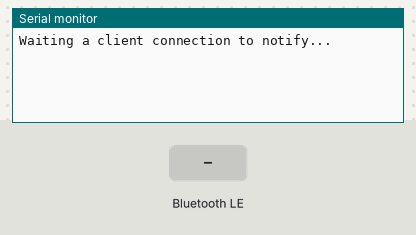
The sketch below on a simulated ESP32. Shown: the last lines printed to the serial monitor. Inputs (shaded band) come from the test bench. Nothing arrives over Bluetooth unless stated; a phone connects over Bluetooth LE 3 s after start.

Above: at 1.2 s.
1.3 s: Bluetooth LE write "1" received
At 2.0 s:
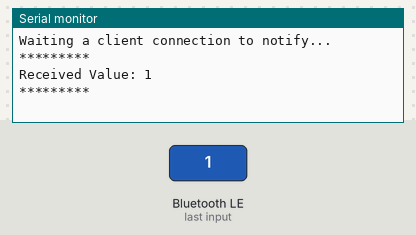
2.8 s: Bluetooth LE write "0" received
At 4.3 s:
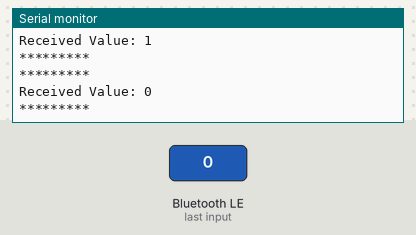

Measured:
- after the input at 1.3 s, the serial monitor: prints a new line after 0.05 s (image 1)
- after the input at 2.8 s, the serial monitor: prints a new line after 0.05 s (image 2)

The sketch:

BLE.ino
```cpp
//This code serves for the BLE communicational channel construction//
//At the current stage can only works for ELP modules//

#include <BLEDevice.h>
#include <BLEServer.h>
#include <BLEUtils.h>
#include <BLE2902.h>
#define RX0 12
#define TX0 13
int inByte=0;
BLEServer *pServer = NULL;
BLECharacteristic * pTxCharacteristic;
bool deviceConnected = false;
bool oldDeviceConnected = false;


#define SERVICE_UUID           "6E400001-B5A3-F393-E0A9-E50E24DCCA9E" // UART service UUID
#define CHARACTERISTIC_UUID_RX "6E400002-B5A3-F393-E0A9-E50E24DCCA9E"
#define CHARACTERISTIC_UUID_TX "6E400003-B5A3-F393-E0A9-E50E24DCCA9E"


class MyServerCallbacks: public BLEServerCallbacks {
    void onConnect(BLEServer* pServer) {
      deviceConnected = true;
    };

    void onDisconnect(BLEServer* pServer) {
      deviceConnected = false;
    }
};

class MyCallbacks: public BLECharacteristicCallbacks {
    void onWrite(BLECharacteristic *pCharacteristic) {
      std::string rxValue = pCharacteristic->getValue();

      if (rxValue.length() > 0) {
        Serial.println("*********");
        Serial.print("Received Value: ");
        for (int i = 0; i < rxValue.length(); i++)
          Serial.print(rxValue[i]);

        Serial.println();
        Serial.println("*********");
      }
    }
};


void setup() {
  Serial.begin(115200);
  Serial2.begin(115200, SERIAL_8N1, RX0, TX0);

  // Create the BLE Device
  BLEDevice::init("WISE PERfECT Innoshow");

  // Create the BLE Server
  pServer = BLEDevice::createServer();
  pServer->setCallbacks(new MyServerCallbacks());

  // Create the BLE Service
  BLEService *pService = pServer->createService(SERVICE_UUID);

  // Create a BLE Characteristic
  pTxCharacteristic = pService->createCharacteristic(
                    CHARACTERISTIC_UUID_TX,
                    BLECharacteristic::PROPERTY_NOTIFY
                  );

  pTxCharacteristic->addDescriptor(new BLE2902());

  BLECharacteristic * pRxCharacteristic = pService->createCharacteristic(
                       CHARACTERISTIC_UUID_RX,
                      BLECharacteristic::PROPERTY_WRITE
                    );

  pRxCharacteristic->setCallbacks(new MyCallbacks());

  // Start the service
  pService->start();

  // Start advertising
  pServer->getAdvertising()->start();
  Serial.println("Waiting a client connection to notify...");
}

void loop() {

    if (deviceConnected) {

        //uint8_t value = map(sensorRead,0,4095,0,255);
        while(Serial.available()>0){
          char string[32];
          char byteRead;
          int availableBytes = Serial.available();
          for(int i=0; i<availableBytes; i++){
            string[i] = Serial.read();
            string[i+1]='\0';
            }
        pTxCharacteristic->setValue(string);
        pTxCharacteristic->notify();
        delay(1000);
        }
    delay(1000); // bluetooth stack will go into congestion, if too many packets are sent
  }

    // disconnecting
    if (!deviceConnected && oldDeviceConnected) {
        delay(500); // give the bluetooth stack the chance to get things ready
        pServer->startAdvertising(); // restart advertising
        Serial.println("start advertising");
        oldDeviceConnected = deviceConnected;
    }
    // connecting
    if (deviceConnected && !oldDeviceConnected) {
    // do stuff here on connecting
        oldDeviceConnected = deviceConnected;
    }
}
```
